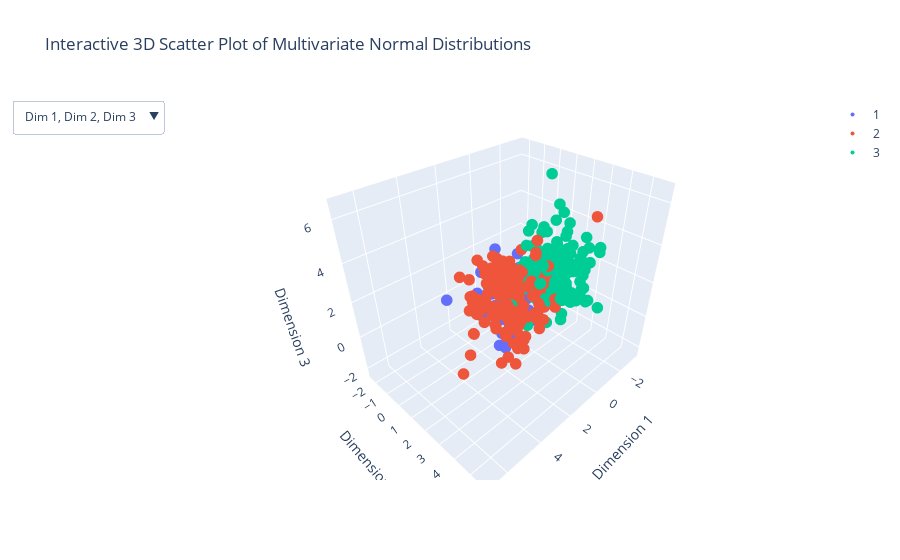

Source (notebook cell):
### Code cell
# 3d ploting of data
# replace parameter lables to False for data only 
sim1.plot_3d(labels=True)
